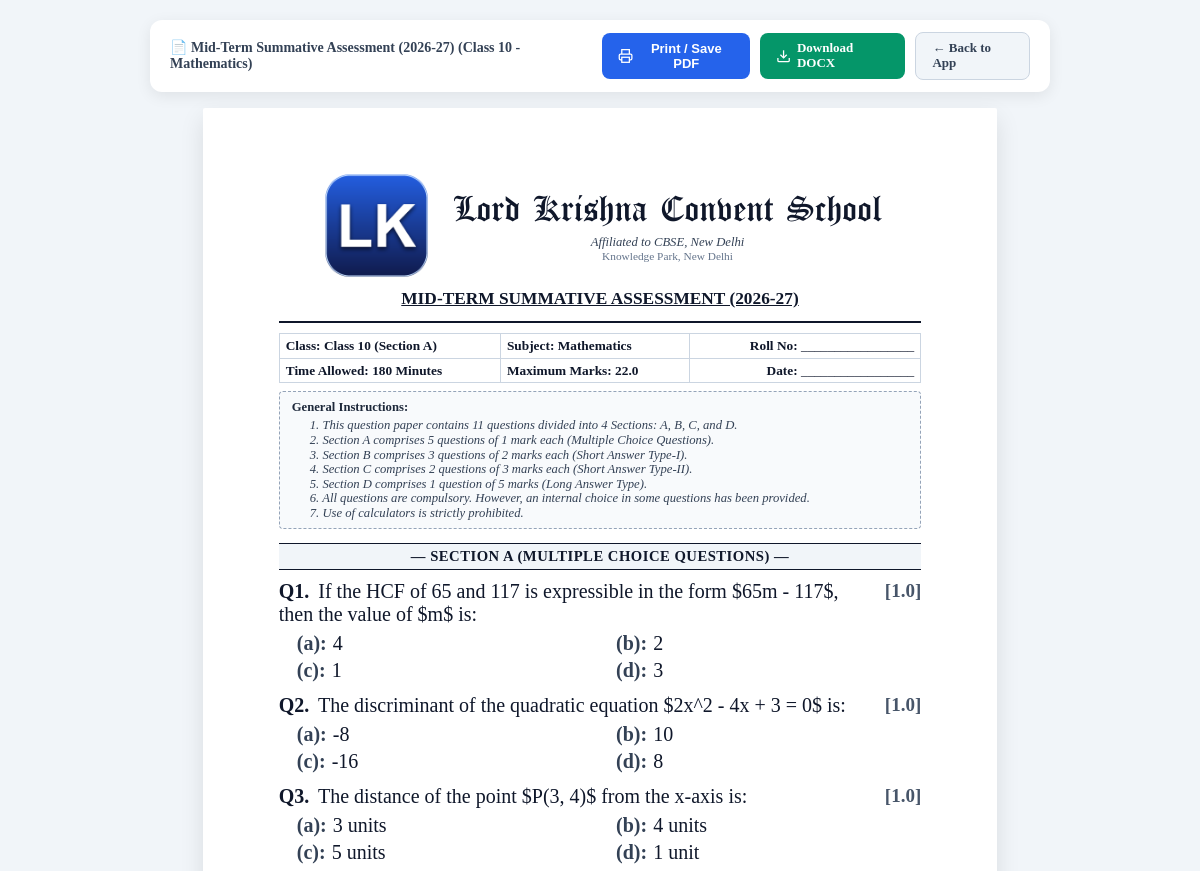
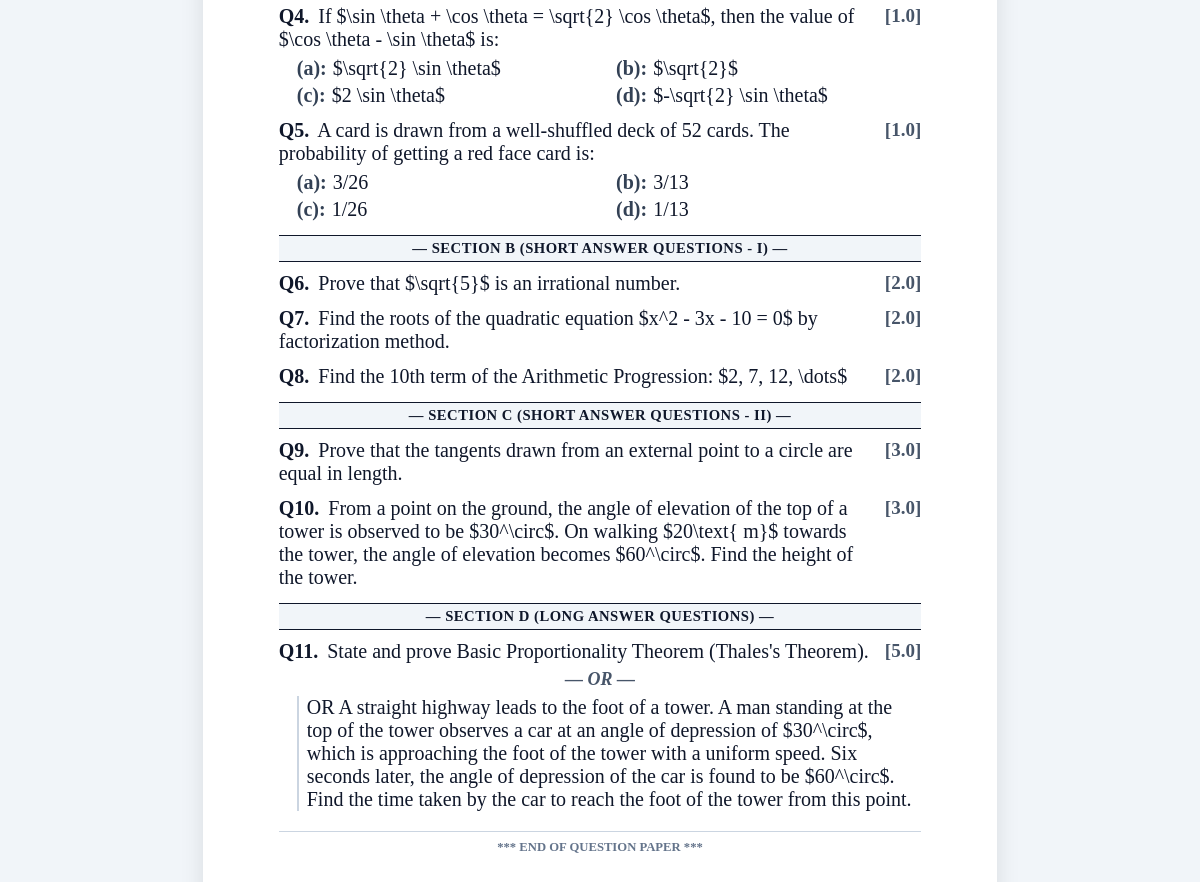
The page /paper/1/print on the database its author committed (2 pictures, top to bottom).
### tables this page shows
CREATE TABLE paper_blueprints (
        id INTEGER PRIMARY KEY AUTOINCREMENT,
        title TEXT NOT NULL,                         -- e.g. "Half Yearly Examination 2026-27"
        class_name TEXT NOT NULL,                    -- e.g. "Class 10"
        section TEXT NOT NULL,                       -- e.g. "A"
        subject TEXT NOT NULL,                       -- e.g. "Mathematics"
        teacher_id INTEGER,                          -- Assigned teacher ID
        duration_minutes INTEGER DEFAULT 180,        -- Duration in minutes
        total_marks REAL DEFAULT 80,                 -- Maximum marks
        general_instructions TEXT DEFAULT '',        -- General instructions text
        sections_config TEXT NOT NULL DEFAULT '[]',  -- JSON array of section blueprints
        status TEXT DEFAULT 'Assigned',              -- 'Draft', 'Assigned', 'Submitted', 'Approved'
        created_at TIMESTAMP DEFAULT CURRENT_TIMESTAMP,
        updated_at TIMESTAMP DEFAULT CURRENT_TIMESTAMP,
        FOREIGN KEY (teacher_id) REFERENCES teachers (id)
    );

CREATE TABLE school_settings (
        id INTEGER PRIMARY KEY,
        school_name TEXT NOT NULL DEFAULT 'DELHI PUBLIC SCHOOL',
        sub_title TEXT DEFAULT 'Affiliated to CBSE, New Delhi | Affiliation No. 123456',
        address TEXT DEFAULT 'Knowledge Park, Institutional Area, New Delhi - 110001',
        logo_path TEXT DEFAULT '',
        watermark_text TEXT DEFAULT 'CONFIDENTIAL',
        show_watermark INTEGER DEFAULT 0,
        font_family TEXT DEFAULT 'Calibri',
        font_size TEXT DEFAULT '11pt',
        line_spacing TEXT DEFAULT '1.15',
        page_layout TEXT DEFAULT '1-column',
        show_marks_box INTEGER DEFAULT 1,
        show_instructions INTEGER DEFAULT 1,
        header_border_style TEXT DEFAULT 'double'
    , school_name_font TEXT DEFAULT 'Old English Text MT', enable_answer_key INTEGER DEFAULT 1, wifi_enabled INTEGER DEFAULT 1, wifi_security_mode TEXT DEFAULT 'secure', wifi_passcode TEXT DEFAULT '', network_scope TEXT DEFAULT 'school_wifi', public_url TEXT DEFAULT '', logo_size INTEGER DEFAULT 80, admin_username TEXT DEFAULT 'admin', admin_password TEXT DEFAULT 'admin123');

CREATE TABLE questions (
        id INTEGER PRIMARY KEY AUTOINCREMENT,
        blueprint_id INTEGER NOT NULL,
        section_id TEXT NOT NULL,                    -- e.g. "sec_a", "sec_b"
        section_name TEXT NOT NULL,                  -- e.g. "Section A: Multiple Choice Questions"
        question_number INTEGER NOT NULL,            -- e.g. 1, 2, 3...
        question_type TEXT NOT NULL,                 -- 'MCQ', 'VSA', 'Short_Answer', 'Long_Answer', 'Fill_Blanks', 'True_False', 'Case_Study'
        question_text TEXT NOT NULL,
        options TEXT DEFAULT '[]',                   -- JSON array of options e.g. ["Option A", "Option B", "Option C", "Option D"]
        correct_answer TEXT DEFAULT '',              -- Correct answer or answer key
        solution_explanation TEXT DEFAULT '',        -- Marking scheme / explanation
        marks REAL NOT NULL DEFAULT 1.0,
        image_path TEXT DEFAULT '',                  -- Diagram / Image if any
        or_question_text TEXT DEFAULT '',            -- Optional OR choice question
        or_image_path TEXT DEFAULT '',               -- Optional OR image
        created_at TIMESTAMP DEFAULT CURRENT_TIMESTAMP,
        updated_at TIMESTAMP DEFAULT CURRENT_TIMESTAMP,
        FOREIGN KEY (blueprint_id) REFERENCES paper_blueprints (id) ON DELETE CASCADE
    );

### app/main.py (the view)
@app.get("/paper/{blueprint_id}/print", response_class=HTMLResponse)
async def print_paper(request: Request, blueprint_id: int, answer_key: bool = False, role: Optional[str] = "admin"):
    if role == "teacher":
        raise HTTPException(status_code=403, detail="Teachers are not permitted to print or download question papers. Only school administrators have printing privileges.")
    conn = get_db()
    cursor = conn.cursor()
    cursor.execute("SELECT * FROM school_settings WHERE id = 1")
    school_row = cursor.fetchone()
    school = dict(school_row) if school_row else {}
    if answer_key and not school.get('enable_answer_key', 1):
        conn.close()
        raise HTTPException(status_code=403, detail="Answer key feature is disabled by the administrator.")
    cursor.execute("SELECT * FROM paper_blueprints WHERE id = ?", (blueprint_id,))
    bp_row = cursor.fetchone()
    if not bp_row:
        conn.close()
        raise HTTPException(status_code=404, detail="Blueprint not found")
    blueprint = dict(bp_row)
    cursor.execute("SELECT * FROM questions WHERE blueprint_id = ? ORDER BY question_number ASC", (blueprint_id,))
    q_rows = cursor.fetchall()
    conn.close()
    questions = []
    sections_map = {}
    for r in q_rows:
        q = dict(r)
        try:
            q['parsed_options'] = json.loads(q['options']) if q.get('options') else []
        except Exception:
            q['parsed_options'] = []
        sec_name = q.get('section_name') or 'Section'
        if sec_name not in sections_map:
            sections_map[sec_name] = []
        sections_map[sec_name].append(q)
        questions.append(q)
    instructions_list = [line.strip() for line in (blueprint.get('general_instructions') or '').split('\n') if line.strip()]
    return templates.TemplateResponse(request=request, name="paper_print.html", context={
        "blueprint": blueprint,
        "school": school,
        "sections_map": sections_map,
        "questions": questions,
        "instructions_list": instructions_list,
        "is_answer_key": answer_key
    })

### app/templates/paper_print.html (shortened to what this page needs)
<!DOCTYPE html>
<html lang="en">
<head>
    <link rel="stylesheet" href="https://cdn.jsdelivr.net/npm/katex@0.16.8/dist/katex.min.css">
</head>
<body>
    <div class="no-print-bar">
        <div class="bar-left">
            <span>📄 {{ blueprint.title }} ({{ blueprint.class_name }} - {{ blueprint.subject }})</span>
        </div>
        <div class="bar-actions">
            <button onclick="window.print()" class="btn btn-primary" title="Print or Save as PDF">
                <svg width="16" height="16" viewBox="0 0 24 24" fill="none" stroke="currentColor" stroke-width="2"><polyline points="6 9 6 2 18 2 18 9"></polyline><path d="M6 18H4a2 2 0 0 1-2-2v-5a2 2 0 0 1 2-2h16a2 2 0 0 1 2 2v5a2 2 0 0 1-2 2h-2"></path><rect x="6" y="14" width="12" height="8"></rect></svg>
                Print / Save PDF
            </button>
            <a href="/api/paper/{{ blueprint.id }}/docx" class="btn btn-emerald" title="Download Word DOCX file">
                <svg width="16" height="16" viewBox="0 0 24 24" fill="none" stroke="currentColor" stroke-width="2"><path d="M21 15v4a2 2 0 0 1-2 2H5a2 2 0 0 1-2-2v-4"></path><polyline points="7 10 12 15 17 10"></polyline><line x1="12" y1="15" x2="12" y2="3"></line></svg>
                Download DOCX
            </a>
            <a href="/" class="btn btn-secondary">← Back to App</a>
        </div>
    </div>
    <div class="paper-sheet">
        <div class="paper-content">
            <div class="school-header">
                <div class="header-with-logo">
                    {% if school.logo_path %}
                    <img src="/{{ school.logo_path }}" alt="Logo" class="school-logo">
                    {% endif %}
                    <div>
                        <h1 class="school-title">{{ school.school_name }}</h1>
                        {% if school.sub_title %}
                        <div class="school-subtitle">{{ school.sub_title }}</div>
                        {% endif %}
                        {% if school.address %}
                        <div class="school-address">{{ school.address }}</div>
                        {% endif %}
                    </div>
                </div>
                <div class="exam-heading">
                    {{ blueprint.title }}
                </div>
            </div>
            <table class="details-table">
                <tr>
                    <td><strong>Class:</strong> <span class="bold-val">{{ blueprint.class_name }}{% if blueprint.section %} (Section {{ blueprint.section }}){% endif %}</span></td>
                    <td><strong>Subject:</strong> <span class="bold-val">{{ blueprint.subject }}</span></td>
                    <td style="text-align: right;"><strong>Roll No:</strong> _________________</td>
                </tr>
                <tr>
                    <td><strong>Time Allowed:</strong> <span class="bold-val">{{ blueprint.duration_minutes }} Minutes</span></td>
                    <td><strong>Maximum Marks:</strong> <span class="bold-val">{{ blueprint.total_marks }}</span></td>
                    <td style="text-align: right;"><strong>Date:</strong> _________________</td>
                </tr>
            </table>
            {% if blueprint.general_instructions and not is_answer_key and school.show_instructions %}
            <div class="instructions-box">
                <div class="instructions-title">General Instructions:</div>
                <div class="instructions-list">
                    {% for line in instructions_list %}
                    <div>{{ line }}</div>
                    {% endfor %}
                </div>
            </div>
            {% endif %}
            <div class="questions-container">
                {% for sec_name, sec_questions in sections_map.items() %}
                <div class="section-header">― {{ sec_name }} ―</div>
                {% for q in sec_questions %}
                <div class="question-card">
                    <div class="q-header">
                        <div class="q-text-wrapper">
                            <span class="q-num">Q{{ q.question_number }}.</span>
                            <span class="q-text">{{ q.question_text }}</span>
                        </div>
                        <div class="q-marks">[{{ q.marks }}]</div>
                    </div>
                    {% if q.question_type == 'MCQ' and q.parsed_options %}
                    <div class="options-grid">
                        {% for opt in q.parsed_options %}
                        <div class="option-item">
                            <span class="opt-label">({{ ['a','b','c','d','e','f'][loop.index0] if loop.index0 < 6 else loop.index }}):</span>
                            <span>{{ opt }}</span>
                        </div>
                        {% endfor %}
                    </div>
                    {% endif %}
                    {% if q.or_question_text %}
                    <div class="or-divider">― OR ―</div>
                    <div class="or-content">
                        <div class="q-text">{{ q.or_question_text }}</div>
                    </div>
                    {% endif %}
                </div>
                {% endfor %}
                {% endfor %}
            </div>
            <div class="end-paper">
                *** END OF QUESTION PAPER ***
            </div>
        </div>
    </div>
</body>
</html>

### rows shown on the page
paper_blueprints: title "Mid-Term Summative Assessment (2026-27)", class_name "Class 10", subject "Mathematics", title "MID-TERM SUMMATIVE ASSESSMENT (2026-27)", section "A", duration_minutes "180", total_marks "22.0"
school_settings: logo_path (picture), school_name "Lord Krishna Convent School", sub_title "Affiliated to CBSE, New Delhi", address "Knowledge Park, New Delhi"
questions: section_name "SECTION A (MULTIPLE CHOICE QUESTIONS)", question_number "1", question_text "If the HCF of 65 and 117 is expressible in the form $65m - 117$, then the value of $m$ is:", marks "1.0", index0 "a" "b" "c" "d", parsed_options "4" "2" "1" "3"
questions: question_number "2", question_text "The discriminant of the quadratic equation $2x^2 - 4x + 3 = 0$ is:", marks "1.0", index0 "a" "b" "c" "d", parsed_options "-8" "10" "-16" "8"
questions: question_number "3", question_text "The distance of the point $P(3, 4)$ from the x-axis is:", marks "1.0", index0 "a" "b" "c" "d", parsed_options "3 units" "4 units" "5 units" "1 unit"
questions: question_number "4", question_text "If $\\sin \\theta + \\cos \\theta = \\sqrt{2} \\cos \\theta$, then the value of $\\cos \\theta - \\sin \\theta$ is:", marks "1.0", index0 "a" "b" "c" "d", parsed_options "$\\sqrt{2} \\sin \\theta$" "$\\sqrt{2}$" "$2 \\sin \\theta$" "$-\\sqrt{2} \\sin \\theta$"
questions: question_number "5", question_text "A card is drawn from a well-shuffled deck of 52 cards. The probability of getting a red face card is:", marks "1.0", index0 "a" "b" "c" "d", parsed_options "3/26" "3/13" "1/26" "1/13"
questions: section_name "SECTION B (SHORT ANSWER QUESTIONS - I)", question_number "6", question_text "Prove that $\\sqrt{5}$ is an irrational number.", marks "2.0"
questions: question_number "7", question_text "Find the roots of the quadratic equation $x^2 - 3x - 10 = 0$ by factorization method.", marks "2.0"
questions: question_number "8", question_text "Find the 10th term of the Arithmetic Progression: $2, 7, 12, \\dots$", marks "2.0"
questions: section_name "SECTION C (SHORT ANSWER QUESTIONS - II)", question_number "9", question_text "Prove that the tangents drawn from an external point to a circle are equal in length.", marks "3.0"
questions: question_number "10", question_text "From a point on the ground, the angle of elevation of the top of a tower is observed to be $30^\\circ$. On walking $20\\text{ m}$ towards the tower, the angle of elevation becomes $60^\\circ$. Find the height of the tower.", marks "3.0"
questions: section_name "SECTION D (LONG ANSWER QUESTIONS)", question_number "11", question_text "State and prove Basic Proportionality Theorem (Thales's Theorem).", marks "5.0", or_question_text "OR A straight highway leads to the foot of a tower. A man standing at the top of the tower observes a car at an angle of depression of $30^\\circ$, which is approaching the foot of the tower with a uniform speed. Six seconds later, the angle of depression of the car is found to be $60^\\circ$. Find the time taken by the car to reach the foot of the tower from this point."

### other values the page prints
{{ line }} "1. This question paper contains 11 questions divided into 4 Sections: A, B, C, and D." "2. Section A comprises 5 questions of 1 mark each (Multiple Choice Questions)." "3. Section B comprises 3 questions of 2 marks each (Short Answer Type-I)." "4. Section C comprises 2 questions of 3 marks each (Short Answer Type-II)." "5. Section D comprises 1 question of 5 marks (Long Answer Type)." "6. All questions are compulsory. However, an internal choice in some questions has been provided." "7. Use of calculators is strictly prohibited."
